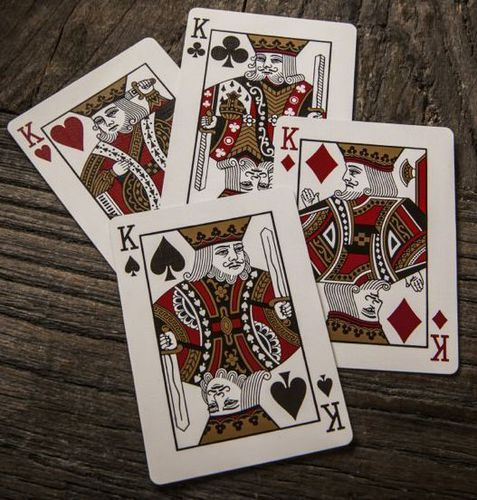
#> input picture assets/cards.jpg, 477 x 500 px, given in place of the camera
$ python WebCamColorPicker.py
#> lines starting #> are read from the running program, lines starting #| are printed output that depends on the picture; after the words box and inside, x2 and y2 are one past the last pixel; in counts of white or black regions, pixels touching at a corner belong together
import cv2
import numpy as np

frameWidth = 140
frameHeight = 480
cap = cv2.VideoCapture(0)
cap.set(3, frameWidth)
cap.set(4, frameHeight)
cap.set(10, 150)

def empty(a):
    pass

def createWindow():
    cv2.namedWindow("HSV Picker")
    cv2.resizeWindow("HSV Picker", 640, 240)
    cv2.createTrackbar("HUE Min", "HSV Picker", 0, 179, empty)
#> slider 'HUE Min' is set to 35
    cv2.createTrackbar("SAT Min", "HSV Picker", 0, 255, empty)
#> slider 'SAT Min' is set to 51
    cv2.createTrackbar("VAL Min", "HSV Picker", 0, 255, empty)
#> slider 'VAL Min' is set to 51
    cv2.createTrackbar("HUE Max", "HSV Picker", 179, 179, empty)
    cv2.createTrackbar("SAT Max", "HSV Picker", 255, 255, empty)
    cv2.createTrackbar("VAL Max", "HSV Picker", 255, 255, empty)

def main():
    createWindow()
    try:
        while True:
            _, img = cap.read()
#> img is the input picture: shape (500, 477, 3); mean B, G, R 88.1, 96.6, 109.6
            imgHSV = cv2.cvtColor(img, cv2.COLOR_BGR2HSV)
#> imgHSV: shape (500, 477, 3); mean H, S, V 21.2, 75.8, 109.6
            h_min = cv2.getTrackbarPos("HUE Min", "HSV Picker")
            s_min = cv2.getTrackbarPos("SAT Min", "HSV Picker")
            v_min = cv2.getTrackbarPos("VAL Min", "HSV Picker")
            h_max = cv2.getTrackbarPos("HUE Max", "HSV Picker")
            s_max = cv2.getTrackbarPos("SAT Max", "HSV Picker")
            v_max = cv2.getTrackbarPos("VAL Max", "HSV Picker")

            lower = np.array([h_min, s_min, v_min])
            upper = np.array([h_max, s_max, v_max])
            mask = cv2.inRange(imgHSV, lower, upper)
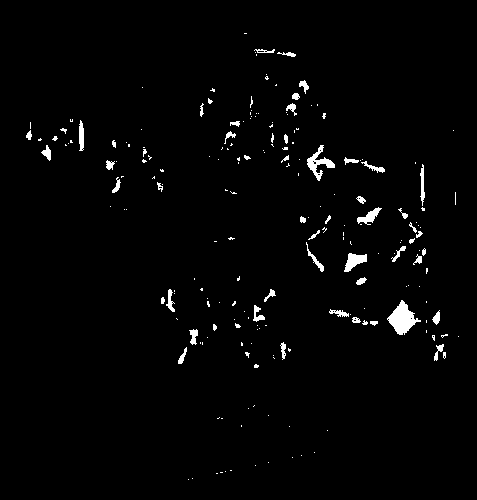
#> mask: shape (500, 477); 1.9% white; 205 white regions (154 under 20 px), largest, box (x1, y1, x2, y2) and area: (387, 300, 421, 335) 584, (307, 145, 335, 181) 334, (344, 253, 367, 272) 242

            result = cv2.bitwise_and(img, img, mask=mask)
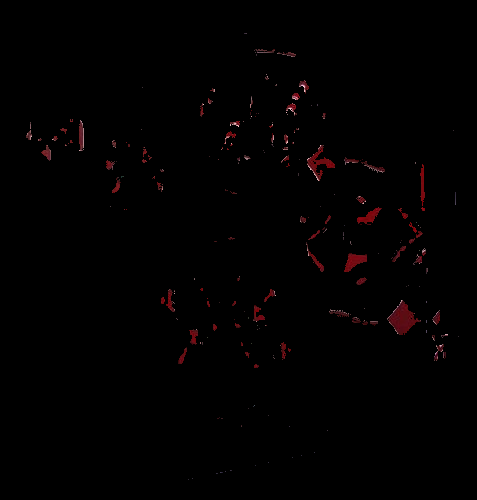
#> result: shape (500, 477, 3); mean B, G, R 0.7, 0.6, 1.9
            mask = cv2.cvtColor(mask, cv2.COLOR_GRAY2BGR)

            hStack = np.hstack([img, mask, result])
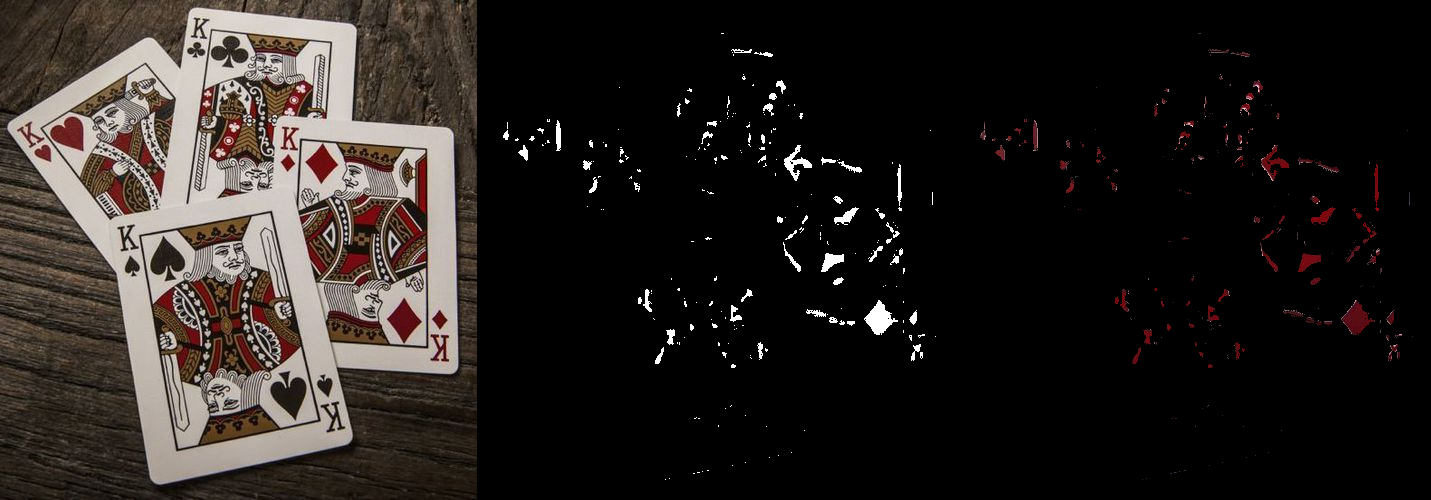
#> hStack: shape (500, 1431, 3); mean B, G, R 31.2, 34, 38.8
            cv2.imshow('Horizontal Stacking', hStack)
            if cv2.waitKey(1) & 0xFF == ord('q'):
#> (key q is pressed here)
                break
    except cv2.error:
        print("Tracker Window Closed")
    cap.release()
    cv2.destroyAllWindows()

if __name__ == "__main__":
    main()

$ run again, on assets/lambo.png
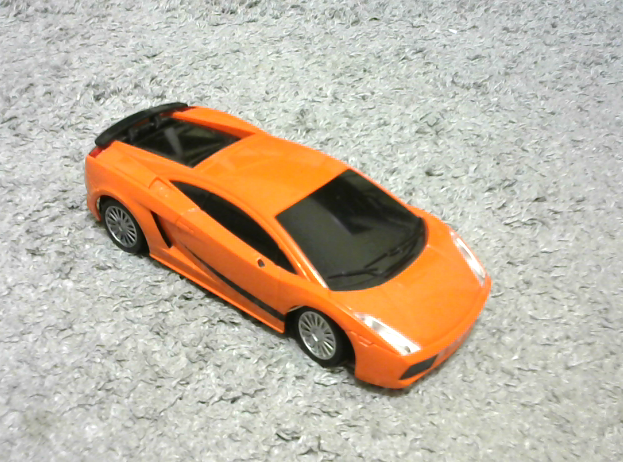
#> input picture assets/lambo.png, 623 x 462 px, given in place of the camera
#> in main, img is the input picture: shape (462, 623, 3); mean B, G, R 161.3, 179.4, 192.2
#> imgHSV: shape (462, 623, 3); mean H, S, V 37.4, 42.7, 194.8
#> in main, `mask = cv2.inRange(imgHSV, lower, upper)`:
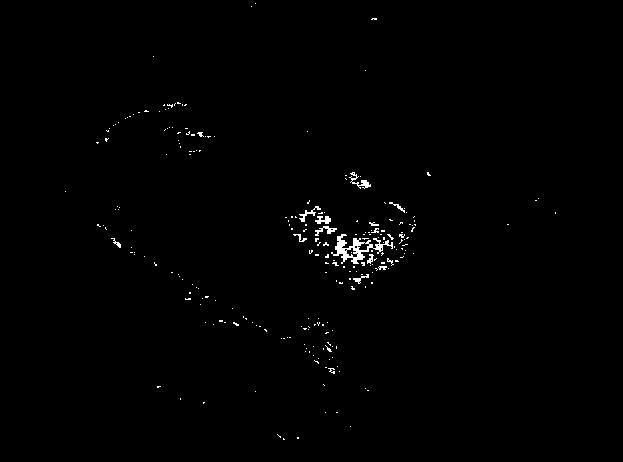
#> mask: shape (462, 623); 0.71% white in thin lines or dots, all inside (x1, y1, x2, y2) = (65, 3, 556, 440)
#> in main, `hStack = np.hstack([img, mask, result])`:
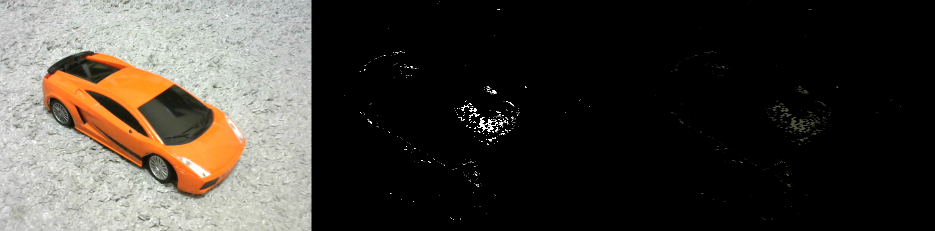
#> hStack: shape (462, 1869, 3) (shown at 1/2 size); mean B, G, R 54.5, 60.6, 64.8
